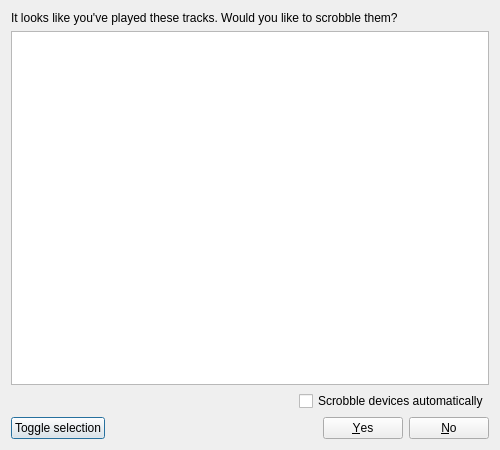
<?xml version="1.0" encoding="UTF-8"?>
<ui version="4.0">
 <class>ScrobbleConfirmationDialog</class>
 <widget class="QDialog" name="ScrobbleConfirmationDialog">
  <property name="geometry">
   <rect>
    <x>0</x>
    <y>0</y>
    <width>500</width>
    <height>450</height>
   </rect>
  </property>
  <property name="windowTitle">
   <string>Device Scrobbles</string>
  </property>
  <layout class="QVBoxLayout" name="verticalLayout">
   <item>
    <widget class="QLabel" name="infoText">
     <property name="text">
      <string>It looks like you've played these tracks. Would you like to scrobble them?</string>
     </property>
     <property name="wordWrap">
      <bool>true</bool>
     </property>
    </widget>
   </item>
   <item>
    <widget class="QTableView" name="scrobblesView">
     <property name="selectionMode">
      <enum>QAbstractItemView::NoSelection</enum>
     </property>
     <property name="showGrid">
      <bool>false</bool>
     </property>
     <property name="sortingEnabled">
      <bool>true</bool>
     </property>
     <property name="wordWrap">
      <bool>false</bool>
     </property>
     <property name="cornerButtonEnabled">
      <bool>false</bool>
     </property>
     <attribute name="horizontalHeaderCascadingSectionResizes">
      <bool>true</bool>
     </attribute>
     <attribute name="horizontalHeaderStretchLastSection">
      <bool>true</bool>
     </attribute>
     <attribute name="verticalHeaderVisible">
      <bool>false</bool>
     </attribute>
    </widget>
   </item>
   <item>
    <layout class="QHBoxLayout" name="horizontalLayout_2">
     <item>
      <spacer name="horizontalSpacer">
       <property name="orientation">
        <enum>Qt::Horizontal</enum>
       </property>
       <property name="sizeHint" stdset="0">
        <size>
         <width>40</width>
         <height>20</height>
        </size>
       </property>
      </spacer>
     </item>
     <item>
      <widget class="QCheckBox" name="autoScrobble">
       <property name="layoutDirection">
        <enum>Qt::LeftToRight</enum>
       </property>
       <property name="text">
        <string>Scrobble devices automatically</string>
       </property>
       <property name="tristate">
        <bool>false</bool>
       </property>
      </widget>
     </item>
    </layout>
   </item>
   <item>
    <layout class="QHBoxLayout" name="horizontalLayout">
     <item>
      <widget class="QPushButton" name="toggleButton">
       <property name="text">
        <string>Toggle selection</string>
       </property>
      </widget>
     </item>
     <item>
      <widget class="QDialogButtonBox" name="buttons">
       <property name="orientation">
        <enum>Qt::Horizontal</enum>
       </property>
       <property name="standardButtons">
        <set>QDialogButtonBox::No|QDialogButtonBox::Yes</set>
       </property>
      </widget>
     </item>
    </layout>
   </item>
  </layout>
 </widget>
 <resources/>
 <connections>
  <connection>
   <sender>buttons</sender>
   <signal>accepted()</signal>
   <receiver>ScrobbleConfirmationDialog</receiver>
   <slot>accept()</slot>
   <hints>
    <hint type="sourcelabel">
     <x>248</x>
     <y>254</y>
    </hint>
    <hint type="destinationlabel">
     <x>157</x>
     <y>274</y>
    </hint>
   </hints>
  </connection>
  <connection>
   <sender>buttons</sender>
   <signal>rejected()</signal>
   <receiver>ScrobbleConfirmationDialog</receiver>
   <slot>reject()</slot>
   <hints>
    <hint type="sourcelabel">
     <x>316</x>
     <y>260</y>
    </hint>
    <hint type="destinationlabel">
     <x>286</x>
     <y>274</y>
    </hint>
   </hints>
  </connection>
 </connections>
</ui>
